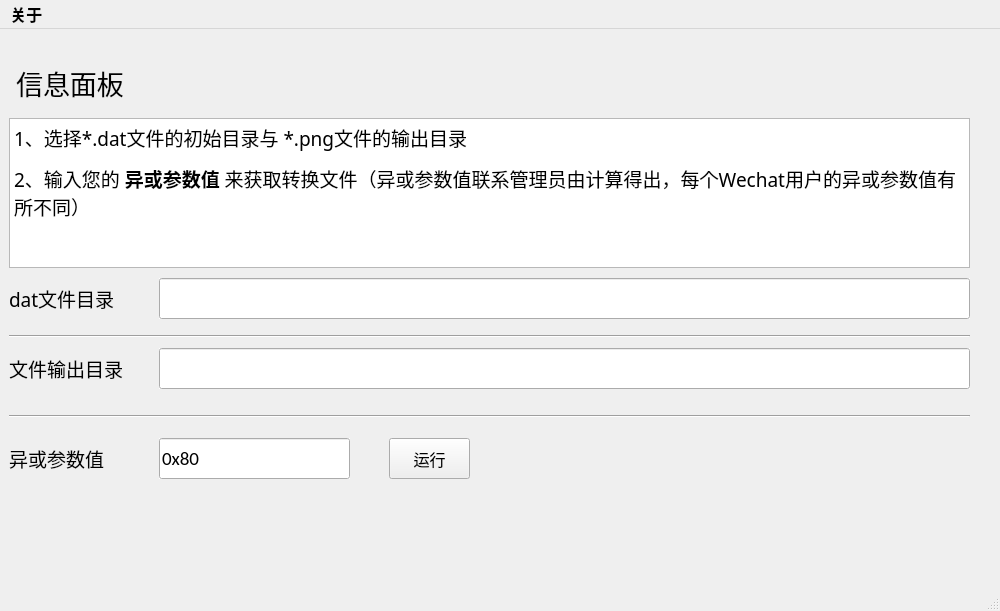
<?xml version="1.0" encoding="UTF-8"?>
<ui version="4.0">
 <class>MainWindow</class>
 <widget class="QMainWindow" name="MainWindow">
  <property name="geometry">
   <rect>
    <x>0</x>
    <y>0</y>
    <width>1000</width>
    <height>604</height>
   </rect>
  </property>
  <property name="font">
   <font>
    <family>黑体</family>
    <pointsize>14</pointsize>
   </font>
  </property>
  <property name="windowTitle">
   <string>dat2png</string>
  </property>
  <property name="windowIcon">
   <iconset>
    <normaloff>C:/Users/Celeste/Pictures/lol.ico</normaloff>C:/Users/Celeste/Pictures/lol.ico</iconset>
  </property>
  <property name="autoFillBackground">
   <bool>false</bool>
  </property>
  <widget class="QWidget" name="centralwidget">
   <property name="minimumSize">
    <size>
     <width>1000</width>
     <height>550</height>
    </size>
   </property>
   <widget class="QWidget" name="info_wgt" native="true">
    <property name="geometry">
     <rect>
      <x>-1</x>
      <y>-1</y>
      <width>1001</width>
      <height>551</height>
     </rect>
    </property>
    <widget class="QLabel" name="lbl_tip1">
     <property name="geometry">
      <rect>
       <x>10</x>
       <y>250</y>
       <width>141</width>
       <height>41</height>
      </rect>
     </property>
     <property name="minimumSize">
      <size>
       <width>110</width>
       <height>40</height>
      </size>
     </property>
     <property name="text">
      <string>dat文件目录</string>
     </property>
    </widget>
    <widget class="QLineEdit" name="text1">
     <property name="geometry">
      <rect>
       <x>160</x>
       <y>250</y>
       <width>811</width>
       <height>41</height>
      </rect>
     </property>
     <property name="minimumSize">
      <size>
       <width>140</width>
       <height>40</height>
      </size>
     </property>
     <property name="font">
      <font>
       <family>Calibri</family>
       <pointsize>14</pointsize>
      </font>
     </property>
     <property name="autoFillBackground">
      <bool>true</bool>
     </property>
    </widget>
    <widget class="Line" name="line">
     <property name="geometry">
      <rect>
       <x>10</x>
       <y>300</y>
       <width>961</width>
       <height>16</height>
      </rect>
     </property>
     <property name="orientation">
      <enum>Qt::Horizontal</enum>
     </property>
    </widget>
    <widget class="QLabel" name="lbl_infoshow">
     <property name="geometry">
      <rect>
       <x>10</x>
       <y>30</y>
       <width>150</width>
       <height>50</height>
      </rect>
     </property>
     <property name="minimumSize">
      <size>
       <width>130</width>
       <height>50</height>
      </size>
     </property>
     <property name="maximumSize">
      <size>
       <width>160</width>
       <height>50</height>
      </size>
     </property>
     <property name="font">
      <font>
       <family>黑体</family>
       <pointsize>20</pointsize>
      </font>
     </property>
     <property name="text">
      <string> 信息面板</string>
     </property>
    </widget>
    <widget class="QPushButton" name="btn_exec">
     <property name="geometry">
      <rect>
       <x>390</x>
       <y>410</y>
       <width>81</width>
       <height>41</height>
      </rect>
     </property>
     <property name="minimumSize">
      <size>
       <width>70</width>
       <height>30</height>
      </size>
     </property>
     <property name="font">
      <font>
       <family>3ds</family>
       <pointsize>12</pointsize>
      </font>
     </property>
     <property name="cursor">
      <cursorShape>ArrowCursor</cursorShape>
     </property>
     <property name="mouseTracking">
      <bool>false</bool>
     </property>
     <property name="tabletTracking">
      <bool>false</bool>
     </property>
     <property name="autoFillBackground">
      <bool>false</bool>
     </property>
     <property name="text">
      <string>运行</string>
     </property>
    </widget>
    <widget class="QTextBrowser" name="text_area1">
     <property name="geometry">
      <rect>
       <x>10</x>
       <y>90</y>
       <width>961</width>
       <height>150</height>
      </rect>
     </property>
     <property name="minimumSize">
      <size>
       <width>260</width>
       <height>150</height>
      </size>
     </property>
     <property name="font">
      <font>
       <family>等线</family>
       <pointsize>14</pointsize>
      </font>
     </property>
     <property name="html">
      <string>&lt;!DOCTYPE HTML PUBLIC &quot;-//W3C//DTD HTML 4.0//EN&quot; &quot;http://www.w3.org/TR/REC-html40/strict.dtd&quot;&gt;
&lt;html&gt;&lt;head&gt;&lt;meta name=&quot;qrichtext&quot; content=&quot;1&quot; /&gt;&lt;style type=&quot;text/css&quot;&gt;
p, li { white-space: pre-wrap; }
&lt;/style&gt;&lt;/head&gt;&lt;body style=&quot; font-family:'等线','黑体'; font-size:14pt; font-weight:400; font-style:normal;&quot;&gt;
&lt;p style=&quot; margin-top:12px; margin-bottom:12px; margin-left:0px; margin-right:0px; -qt-block-indent:0; text-indent:0px;&quot;&gt;1、选择*.dat文件的初始目录与 *.png文件的输出目录 &lt;/p&gt;
&lt;p style=&quot; margin-top:0px; margin-bottom:0px; margin-left:0px; margin-right:0px; -qt-block-indent:0; text-indent:0px;&quot;&gt;&lt;span style=&quot; color:#000000;&quot;&gt;2、输入您的&lt;/span&gt; &lt;span style=&quot; font-family:'SimSun'; font-weight:600; color:#000000;&quot;&gt;异或参数值&lt;/span&gt; 来获取转换文件（异或参数值联系管理员由计算得出，每个Wechat用户的异或参数值有所不同）&lt;/p&gt;&lt;/body&gt;&lt;/html&gt;</string>
     </property>
    </widget>
    <widget class="QLabel" name="lbl_tip2">
     <property name="geometry">
      <rect>
       <x>10</x>
       <y>320</y>
       <width>141</width>
       <height>41</height>
      </rect>
     </property>
     <property name="minimumSize">
      <size>
       <width>110</width>
       <height>40</height>
      </size>
     </property>
     <property name="text">
      <string>文件输出目录</string>
     </property>
    </widget>
    <widget class="QLineEdit" name="text2">
     <property name="enabled">
      <bool>true</bool>
     </property>
     <property name="geometry">
      <rect>
       <x>160</x>
       <y>320</y>
       <width>811</width>
       <height>41</height>
      </rect>
     </property>
     <property name="minimumSize">
      <size>
       <width>140</width>
       <height>40</height>
      </size>
     </property>
     <property name="font">
      <font>
       <family>Calibri</family>
       <pointsize>14</pointsize>
      </font>
     </property>
     <property name="autoFillBackground">
      <bool>true</bool>
     </property>
    </widget>
    <widget class="QLabel" name="lbl_tip3">
     <property name="geometry">
      <rect>
       <x>10</x>
       <y>410</y>
       <width>141</width>
       <height>41</height>
      </rect>
     </property>
     <property name="minimumSize">
      <size>
       <width>110</width>
       <height>40</height>
      </size>
     </property>
     <property name="text">
      <string>异或参数值</string>
     </property>
    </widget>
    <widget class="QLineEdit" name="text3">
     <property name="geometry">
      <rect>
       <x>160</x>
       <y>410</y>
       <width>191</width>
       <height>41</height>
      </rect>
     </property>
     <property name="minimumSize">
      <size>
       <width>140</width>
       <height>40</height>
      </size>
     </property>
     <property name="font">
      <font>
       <family>Calibri</family>
       <pointsize>14</pointsize>
      </font>
     </property>
     <property name="autoFillBackground">
      <bool>true</bool>
     </property>
     <property name="text">
      <string>0x80</string>
     </property>
    </widget>
    <widget class="Line" name="line_2">
     <property name="geometry">
      <rect>
       <x>10</x>
       <y>380</y>
       <width>961</width>
       <height>16</height>
      </rect>
     </property>
     <property name="orientation">
      <enum>Qt::Horizontal</enum>
     </property>
    </widget>
   </widget>
  </widget>
  <widget class="QMenuBar" name="menubar">
   <property name="geometry">
    <rect>
     <x>0</x>
     <y>0</y>
     <width>1000</width>
     <height>26</height>
    </rect>
   </property>
   <property name="font">
    <font>
     <family>新宋体</family>
     <pointsize>12</pointsize>
     <weight>75</weight>
     <bold>true</bold>
     <underline>false</underline>
    </font>
   </property>
   <property name="autoFillBackground">
    <bool>true</bool>
   </property>
   <property name="defaultUp">
    <bool>false</bool>
   </property>
   <property name="nativeMenuBar">
    <bool>true</bool>
   </property>
   <widget class="QMenu" name="menu_1">
    <property name="font">
     <font>
      <family>新宋体</family>
      <pointsize>10</pointsize>
      <weight>75</weight>
      <bold>true</bold>
      <underline>false</underline>
     </font>
    </property>
    <property name="title">
     <string>关于 </string>
    </property>
    <addaction name="act_version"/>
    <addaction name="act_exit"/>
   </widget>
   <addaction name="menu_1"/>
  </widget>
  <widget class="QStatusBar" name="statusbar"/>
  <action name="act_createfile">
   <property name="text">
    <string>创建文件</string>
   </property>
  </action>
  <action name="act_openfile">
   <property name="text">
    <string>打开文件</string>
   </property>
  </action>
  <action name="act_savefile">
   <property name="text">
    <string>保存文件</string>
   </property>
  </action>
  <action name="act_run">
   <property name="text">
    <string>运行</string>
   </property>
  </action>
  <action name="act_debug">
   <property name="text">
    <string>调试</string>
   </property>
  </action>
  <action name="act_version">
   <property name="text">
    <string>版本</string>
   </property>
   <property name="font">
    <font>
     <pointsize>10</pointsize>
     <weight>50</weight>
     <bold>false</bold>
    </font>
   </property>
  </action>
  <action name="act_exit">
   <property name="text">
    <string>退出</string>
   </property>
   <property name="iconText">
    <string>退出</string>
   </property>
   <property name="font">
    <font>
     <pointsize>10</pointsize>
     <weight>50</weight>
     <bold>false</bold>
    </font>
   </property>
  </action>
  <action name="act_param">
   <property name="text">
    <string>参数设置</string>
   </property>
  </action>
  <action name="act_tips">
   <property name="text">
    <string>提示</string>
   </property>
  </action>
  <action name="act_mail">
   <property name="text">
    <string>联系</string>
   </property>
  </action>
  <action name="act_graphene">
   <property name="text">
    <string>Graphene</string>
   </property>
  </action>
  <action name="act_BN">
   <property name="text">
    <string>BN</string>
   </property>
  </action>
  <action name="act_MoS2">
   <property name="text">
    <string>MoS2</string>
   </property>
  </action>
  <action name="act_forbid">
   <property name="text">
    <string>此项不可选择</string>
   </property>
  </action>
  <action name="act_log">
   <property name="text">
    <string>系统日志</string>
   </property>
  </action>
 </widget>
 <resources/>
 <connections/>
</ui>
